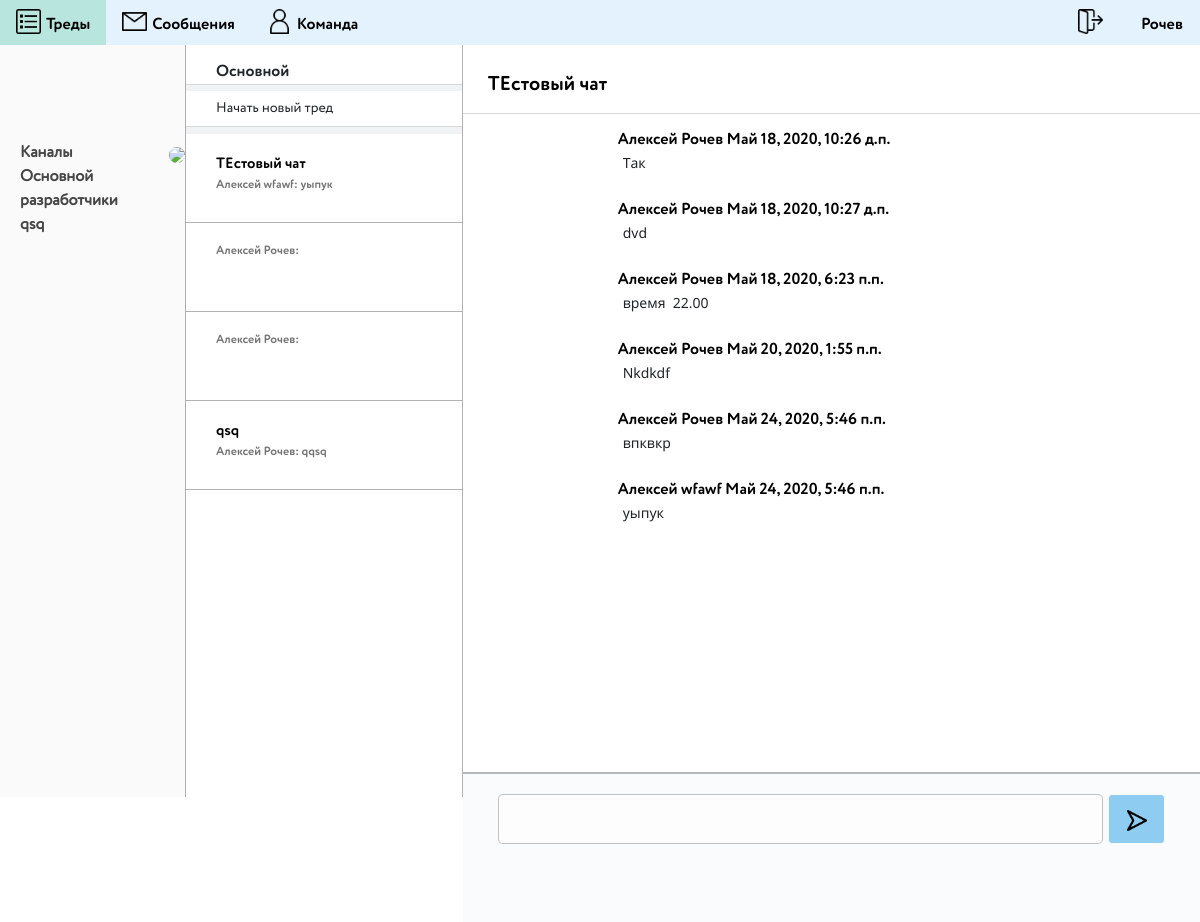
The page /u/1/80/16/ (signed in) on the database its author committed.
### account/models.py (models this page shows, shortened)
class Account(AbstractBaseUser):
    id = models.AutoField(primary_key=True)
    email = models.EmailField(verbose_name="email", max_length=60, unique=True)
    last_name = models.CharField(max_length=60, default=False)
    first_name = models.CharField(max_length=60, default=False)
    date_joined = models.DateTimeField(verbose_name='date joined', auto_now_add=True)
    is_admin = models.BooleanField(default=False)
    is_active = models.BooleanField(default=True)
    is_superuser = models.BooleanField(default=False)
    is_staff = models.BooleanField(default=False)
    photo = models.ImageField(default='ph/st/user.png', upload_to=content_file_name)
    USERNAME_FIELD = 'email'
    objects = MyAccountManager()
    def fio(self):
        return str(self.first_name + ' ' + self.last_name)

### messenger/models.py (models this page shows)
class Channel(models.Model):
    id = models.AutoField(primary_key=True)
    name = models.CharField(max_length=120)
    team = models.ManyToManyField(Team)
    participants = models.ManyToManyField(Account, blank=True)
    groups = models.ManyToManyField(Groups, blank=True)

class Thread(models.Model):
    name = models.CharField(max_length=120)
    channel = models.ManyToManyField(Channel)
    last_message = models.DateTimeField(null=True, blank=True, db_index=True)

class Message(models.Model):
    id = models.AutoField(primary_key=True)
    text = models.TextField()
    sender = models.ForeignKey(Account, on_delete=models.CASCADE)
    thread = models.ForeignKey(Thread, on_delete=models.CASCADE)
    datetime = models.DateTimeField(auto_now_add=True, db_index=True)

### main/views.py (the view)
# urls.py: re_path(r'^u/(?P<id_team>\w+)/(?P<id_channel>\w+)/(?P<id_traid>\w+)/$', views.Main.as_view()),
class Main(View):
    def get(self, request, **data):
        if request.user.is_authenticated:
            team = get_object(Team, data['id_team'])
            user = get_object(Account, request.user.id)
            if team.participants.filter(pk=user.pk).exists():
                channel = Channel.objects.filter(team=team)
                args = {}
                if 'id_channel' in data:
                    id_channel = data["id_channel"]
                else:
                    id_channel = channel[0].id
                channels = channel.get(id=id_channel)
                threads = Thread.objects.filter(channel=channels)
                for thread in threads:  # треды
                    sms = thread.message_set.filter(datetime=thread.last_message)[0]
                    thread.text = sms.text
                    thread.id_channel = channels.id
                    thread.partner = sms.sender.fio()
                args['team_id'] = team.id
                args['channel_id'] = id_channel
                args['traid'] = threads
                args['name_channel'] = channels.name
                args['channel'] = channel
                args['name'] = user.last_name
                args['user_id'] = user.id
                if 'id_traid' in data:  # собщния в чате
                    threa = threads.get(id=data['id_traid'])
                    sms = threa.message_set.all()
                    args['name_traid'] = threa.name
                    for smss in sms:
                        smss.name = smss.sender.fio()
                        smss.id_thread = smss.thread.id
                    args['sms'] = sms
                    args['thread_id'] = threa.id
                    return render(request, 'main/chat.html', args)
                return render(request, 'main/main.html', args)
        else:
            return redirect('/login/')

### main/views.py (called while the page is built)
def get_object(model, pk):
    try:
        rr = model.objects.get(id=pk)
        return rr
    except ObjectDoesNotExist:
        raise False

### templates/main/chat.html (shortened to what this page needs)
{% extends "main/main.html" %}
{% load static %}
{% block chat %}
    <div style=" width: 100%">
        <div class="heder_chat">
            <div class="name_channel"><p class="cms" style="font-size:20px ">{{ name_traid }}</p></div>
        </div>
        <div class="dialog">
            {% for i in sms %}
                <div class="sms"><p class="cms" style="margin-bottom: 0; "> {{ i.name }} {{ i.datetime }}</p>
                    <p style="margin-bottom: 0; padding-left: 10px; font-size: .875rem;width: 450px;font-family: 'Noto Sans';">{{ i.text }}</p>
                </div>
            {% endfor %}
        </div>
        <div class="chat-input">
            <div class="container" style="display: flex">
                <div id="text" class="chat-imput-text" tabindex="0" aria-multiline="true" role="textbox"
                     contenteditable="true"></div>
                <button id='input1' type="button" class="btn btn-light input " accesskey="1">
                    <img style="width: 20px" src="{% static 'assets/im/ic-send_97591.png' %}">
                </button>
            </div>
        </div>
    </div>
    </div>
{% endblock %}

### templates/main/main.html (shortened to what this page needs)
{% extends "base/base.html" %}
{% load static %}
{% block header %}
    <a class="nav-link" href="/u/{{ team_id }}/">
        <div class="">
            <div class="" style="float: left">
                <img style="width: 25px" src="{% static 'assets/im/sp.png' %}">
            </div>
            <div style="float: left"><p class="cms">Треды</p></div>
        </div>
    </a>
    <a class="nav-link" href="/im/">
        <div class="">
            <div class="" style="float: left">
                <img style="width: 25px" src="{% static 'assets/im/em.png' %}">
            </div>
            <div style="float: left"><p class="cms">Сообщения</p></div>
        </div>
    </a>
    <a class="nav-link" href="/team/">
        <div class="">
            <div class="" style="float: left">
                <img style="width: 25px" src="{% static 'assets/im/pi.png' %}">
            </div>
            <div style="float: left"><p class="cms">Команда</p></div>
        </div>
    </a>
    <a class="nav-link left" href="/logout/" style="margin-left: auto"><img style="width: 25px"
                                                                     src="{% static 'assets/im/logout.png' %}"></a>
    <a class="nav-link left" href="#"><p class="cms">{{ name }}</p></a>
{% endblock %}
{% block main %}
    <div class="left_tred">
        <br>
        <br>
        <br>
        <br>
        <a class="boxx" href="">
            <div class="" style="float: right">
                <img class="test" style="width: 20px" src="{% static 'assets/im/pl.png' %}">
            </div>
            <div iddiv="box_1" class="mymagicoverbox" style=""><p class="m_b">Каналы</p></div>
        </a>
        {% for i in channel %}
            <div id= {{ i.id }}>
                <a href="/u/{{ team_id }}/{{ i.id }}/" class="boxx"><p class="m_b  size">{{ i.name }}</p></a>
            </div>
        {% endfor %}
    </div>
    <div class="center_wraper" style="">
        <div class="name_k" style="">
            <div class="pade-blok">
                <div class="name_ka"><p style="margin-bottom: 0">{{ name_channel }}</p></div>
            </div>
            <div class="fon">
                <div class="pade-blok" style="">
                    <div iddiv="box_2" class=" new_tred mymagicoverbox">
                        <div style="margin-left: 24px; float: left"><p style="margin-bottom: 0;">Начать новый
                            тред </p>
                        </div>
                    </div>
                </div>
            </div>
            {% for i in traid %}
                <a href="/u/1/{{ i.id_channel }}/{{ i.id }}/" style="color: black">
                    <div class="traid">
                        <div class="traid_text">
                            <div class="test44"><p style="margin-bottom: 0">{{ i.name }}</p>
                                <p class="size"
                                   style="margin: 0; font-size: 12px ; color: rgba(25,25,26,0.6)">{{ i.partner }}: {{ i.text }} </p>
                            </div>
                        </div>
                    </div>
                </a>
            {% endfor %}
        </div>
        {% block chat %}{% endblock %}
    </div>
{% endblock %}

### static/assets/css/main.css (style rules this page uses)
.cms { padding-top: 5px; padding-left: 5px; margin-bottom: 0; color: black; font-family: Circe Rounded; }
.nav-link.left { margin-right: 1px; }
.left_tred { width: 220px; background: #fafafa; height: 93.96vh; border-right: 1px solid rgba(0, 0, 0, 0.3); }
.boxx { width: 100%; }
.m_b { margin-bottom: 0; padding-left: 20px; font-family: Circe Rounded2; color: rgba(0, 0, 0, 0.72); font-weight: 600; }
.test { border-radius: 10px; }
.pade-blok { position: relative; background: #fff; box-shadow: 0px 1px 0 0 #d7d8db, 0 0 0 0px #e3e4e8; }
.name_ka { margin: 10px 0px 0px 30px; flex-grow: 1; padding-top: 5px; font-family: Circe Rounded; }
.new_tred { padding: 6px; font-size: .875rem; font-weight: 400; line-height: 1.7; cursor: pointer; height: 35px; font-family: Circe Rounded2; }
.name_k { width: 380px; height: 93.96vh; border-right: 1px solid rgba(0, 0, 0, 0.3); }
.fon { padding-top: 7px; background-color: rgba(215, 216, 219, 0.34); margin-bottom: 0px; height: 50px; }
.traid_text { height: 88px; margin: 0px 5px 0px 30px; flex-grow: 1; padding-top: 5px; font-size: 15px; font-family: Circe Rounded; }
.traid { position: relative; background: #fff; border-bottom: 1px solid rgba(0, 0, 0, 0.3); }
.test44 { padding: 14px 20px 14px 0; }
.size { white-space: nowrap; overflow: hidden; text-overflow: ellipsis; }
.center_wraper { width: 100%; display: flex; }

### static/assets/css/chat.css (style rules this page uses)
.heder_chat { height: 68px; box-shadow: 0px 1px 0 0 #d7d8db, 0 0 0 0px #e3e4e8; }
.name_channel { padding: 30px; }
.name_channel { padding: 20px; }
.dialog { width: 100%; height: 659px; }
.sms { padding: 10px; padding-left: 150px; }
.chat-input { bottom: 0px; border-top: 2px inset rgba(0, 0, 0, 0.27); padding: 20px; width: 100%; max-height: 300px; background: #fafbfc; height: 150px; }
.chat-imput-text { max-height: 250px; width: 100%; border: 1px solid rgba(155, 155, 155, .6); padding: 12px; background-color: rgb(253, 253, 253); margin-left: auto; margin-right: 5px; overflow: auto; overflow-x: hidden; border-radius: 5px; outline: none; }
.btn.btn-light.input { margin-right: auto; background: #8fccf1; width: 60px; }

### rows shown on the page
Account: last_name "Рочев"
Channel: name "Основной"
Channel: name "разработчики"
Channel: name "qsq"
Thread: name "ТЕстовый чат", partner "Алексей wfawf", text "уыпук"
Thread: partner "Алексей Рочев"
Thread: partner "Алексей Рочев"
Thread: name "qsq", partner "Алексей Рочев", text "qqsq"
Message: name "Алексей Рочев", datetime "Май 18, 2020, 10:26 д.п.", text "Так"
Message: name "Алексей Рочев", datetime "Май 18, 2020, 10:27 д.п.", text "dvd"
Message: name "Алексей Рочев", datetime "Май 18, 2020, 6:23 п.п.", text "время 22.00"
Message: name "Алексей Рочев", datetime "Май 20, 2020, 1:55 п.п.", text "Nkdkdf"
Message: name "Алексей Рочев", datetime "Май 24, 2020, 5:46 п.п.", text "впквкр"
Message: name "Алексей wfawf", datetime "Май 24, 2020, 5:46 п.п.", text "уыпук"
